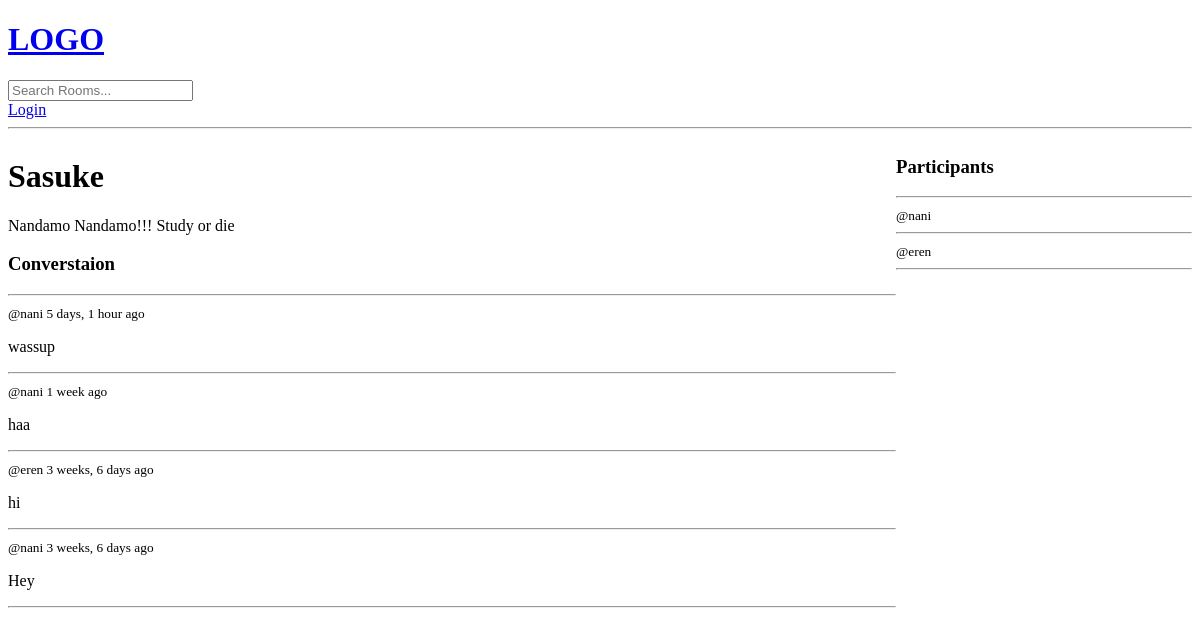
The page /room/1/ on the database as committed earlier.
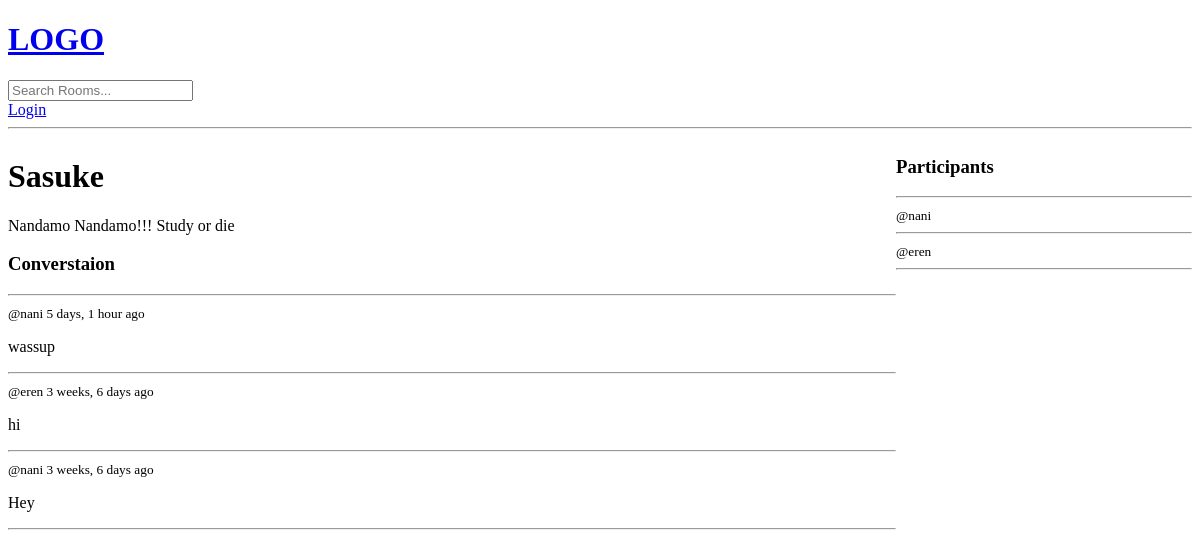
The same page on the database as committed later.
### base/models.py (models this page shows, shortened)
class Message(models.Model):
    user = models.ForeignKey(User, on_delete=models.CASCADE)    # If user is deleted, delete all messages from that user
    room = models.ForeignKey(Room, on_delete=models.CASCADE)    # If room is deleted, delete all messages in that room
    body = models.TextField()   # Message body
    updated = models.DateTimeField(auto_now=True)   # When message was updated
    created = models.DateTimeField(auto_now_add=True)   # When message was created
    class Meta:
        ordering = ['-updated', '-created']    # Order by updated and created fields in descending order

### base/views.py (the view, shortened to what this page needs)
# urls.py: path('room/<str:pk>/', views.room, name="room"),
def room(request, pk):
    room = Room.objects.get(id=pk)  # Get room from database with id=pk (primary key)
    room_messages = room.message_set.all()  # Get all messages from database for this room
    participants = room.participants.all()
    context = { 'room': room, 'room_messages': room_messages, 'participants': participants}
    return render(request, 'base/room.html', context)

### base/templates/base/room.html (shortened to what this page needs)
{% extends "main.html" %} {% block content %}
<div class="room-container">
  <div>
    <h1>{{room.name}}</h1>
    <p>{{room.description}}</p>
    <div class="comment-wrapper">
      <h3>Converstaion</h3>
      <hr />
      {% for message in room_messages %}
      <div>
        <small>@{{message.user}} {{message.created|timesince}} ago </small>
        <p>{{message.body}}</p>
        <hr />
      </div>
      {% endfor %}
    </div>
  </div>
  <div>
    <h3>Participants</h3>
    <hr>
    {% for participant in participants %}
    <div>
      <small>@{{participant.username}}</small>
      <hr />
    </div>
    {% endfor %}
  </div>
</div>
{% endblock %}

Rows that differ between the two databases and show on the page:
removed Message: user "nani", created "1 week", body "haa"
